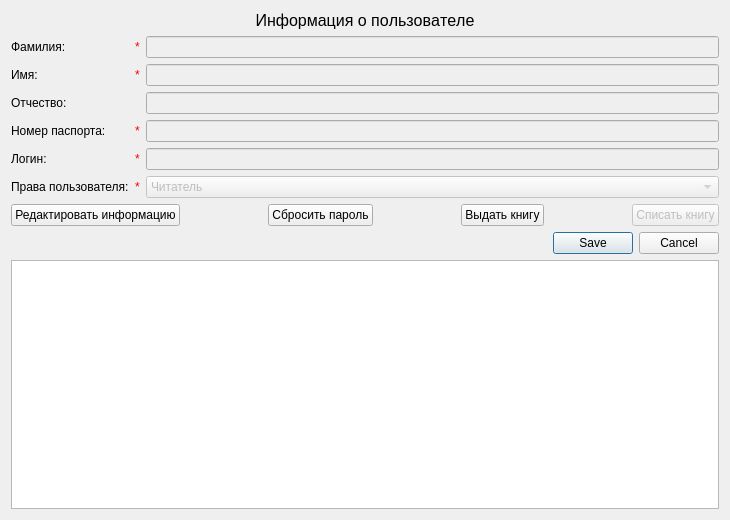
<?xml version="1.0" encoding="UTF-8"?>
<ui version="4.0">
 <class>GUI_UserInfo</class>
 <widget class="QDialog" name="GUI_UserInfo">
  <property name="geometry">
   <rect>
    <x>0</x>
    <y>0</y>
    <width>730</width>
    <height>520</height>
   </rect>
  </property>
  <property name="windowTitle">
   <string>Информация о пользователе</string>
  </property>
  <layout class="QGridLayout" name="gridLayout_2">
   <item row="0" column="0">
    <widget class="QLabel" name="headLabel">
     <property name="font">
      <font>
       <pointsize>12</pointsize>
       <kerning>false</kerning>
      </font>
     </property>
     <property name="text">
      <string>Информация о пользователе</string>
     </property>
     <property name="alignment">
      <set>Qt::AlignCenter</set>
     </property>
    </widget>
   </item>
   <item row="1" column="0">
    <layout class="QGridLayout" name="gridLayout">
     <item row="1" column="0">
      <widget class="QLabel" name="nameLabel">
       <property name="text">
        <string>Имя:</string>
       </property>
      </widget>
     </item>
     <item row="3" column="0">
      <widget class="QLabel" name="passportNumLabel">
       <property name="text">
        <string>Номер паспорта:</string>
       </property>
      </widget>
     </item>
     <item row="0" column="2">
      <widget class="QLineEdit" name="surnameText">
       <property name="enabled">
        <bool>false</bool>
       </property>
      </widget>
     </item>
     <item row="2" column="2">
      <widget class="QLineEdit" name="fatherNameText">
       <property name="enabled">
        <bool>false</bool>
       </property>
      </widget>
     </item>
     <item row="0" column="0">
      <widget class="QLabel" name="surnameLabel">
       <property name="text">
        <string>Фамилия:</string>
       </property>
      </widget>
     </item>
     <item row="1" column="2">
      <widget class="QLineEdit" name="nameText">
       <property name="enabled">
        <bool>false</bool>
       </property>
      </widget>
     </item>
     <item row="2" column="0">
      <widget class="QLabel" name="fatherNameLabel">
       <property name="text">
        <string>Отчество:</string>
       </property>
      </widget>
     </item>
     <item row="5" column="0">
      <widget class="QLabel" name="userRoleLabel">
       <property name="text">
        <string>Права пользователя:</string>
       </property>
      </widget>
     </item>
     <item row="4" column="0">
      <widget class="QLabel" name="loginLabel">
       <property name="text">
        <string>Логин:</string>
       </property>
      </widget>
     </item>
     <item row="4" column="2">
      <widget class="QLineEdit" name="loginText">
       <property name="enabled">
        <bool>false</bool>
       </property>
      </widget>
     </item>
     <item row="3" column="2">
      <widget class="QLineEdit" name="passportNumText">
       <property name="enabled">
        <bool>false</bool>
       </property>
      </widget>
     </item>
     <item row="5" column="2">
      <widget class="QComboBox" name="userRoleComboBox">
       <property name="enabled">
        <bool>false</bool>
       </property>
       <property name="toolTip">
        <string>Выберите права доступа для нового пользователя</string>
       </property>
       <property name="currentText">
        <string>Читатель</string>
       </property>
       <property name="currentIndex">
        <number>1</number>
       </property>
       <item>
        <property name="text">
         <string comment="guest">Гость</string>
        </property>
       </item>
       <item>
        <property name="text">
         <string comment="user">Читатель</string>
        </property>
       </item>
       <item>
        <property name="text">
         <string comment="admin">Работник</string>
        </property>
       </item>
      </widget>
     </item>
     <item row="3" column="1">
      <widget class="QLabel" name="passportNumMUST">
       <property name="styleSheet">
        <string notr="true">color : red;</string>
       </property>
       <property name="text">
        <string notr="true">*</string>
       </property>
      </widget>
     </item>
     <item row="4" column="1">
      <widget class="QLabel" name="loginMUST">
       <property name="styleSheet">
        <string notr="true">color : red;</string>
       </property>
       <property name="text">
        <string notr="true">*</string>
       </property>
      </widget>
     </item>
     <item row="5" column="1">
      <widget class="QLabel" name="userPrivelegesMUST">
       <property name="styleSheet">
        <string notr="true">color : red;</string>
       </property>
       <property name="text">
        <string notr="true">*</string>
       </property>
      </widget>
     </item>
     <item row="0" column="1">
      <widget class="QLabel" name="surnameMUST">
       <property name="styleSheet">
        <string notr="true">color : red;</string>
       </property>
       <property name="text">
        <string notr="true">*</string>
       </property>
      </widget>
     </item>
     <item row="1" column="1">
      <widget class="QLabel" name="nameMUST">
       <property name="styleSheet">
        <string notr="true">color : red;</string>
       </property>
       <property name="text">
        <string notr="true">*</string>
       </property>
      </widget>
     </item>
    </layout>
   </item>
   <item row="2" column="0">
    <widget class="QWidget" name="mainButtonsWidget" native="true">
     <layout class="QHBoxLayout" name="horizontalLayout">
      <property name="leftMargin">
       <number>0</number>
      </property>
      <property name="topMargin">
       <number>0</number>
      </property>
      <property name="rightMargin">
       <number>0</number>
      </property>
      <property name="bottomMargin">
       <number>0</number>
      </property>
      <item>
       <widget class="QPushButton" name="editInfoButton">
        <property name="text">
         <string>Редактировать информацию</string>
        </property>
       </widget>
      </item>
      <item>
       <spacer name="horizontalSpacer">
        <property name="orientation">
         <enum>Qt::Horizontal</enum>
        </property>
        <property name="sizeHint" stdset="0">
         <size>
          <width>85</width>
          <height>20</height>
         </size>
        </property>
       </spacer>
      </item>
      <item>
       <widget class="QPushButton" name="resetPasswordButton">
        <property name="text">
         <string>Сбросить пароль</string>
        </property>
       </widget>
      </item>
      <item>
       <spacer name="horizontalSpacer_3">
        <property name="orientation">
         <enum>Qt::Horizontal</enum>
        </property>
        <property name="sizeHint" stdset="0">
         <size>
          <width>86</width>
          <height>20</height>
         </size>
        </property>
       </spacer>
      </item>
      <item>
       <widget class="QPushButton" name="getOutBookButton">
        <property name="text">
         <string>Выдать книгу</string>
        </property>
       </widget>
      </item>
      <item>
       <spacer name="horizontalSpacer_2">
        <property name="orientation">
         <enum>Qt::Horizontal</enum>
        </property>
        <property name="sizeHint" stdset="0">
         <size>
          <width>85</width>
          <height>20</height>
         </size>
        </property>
       </spacer>
      </item>
      <item>
       <widget class="QPushButton" name="getBackBookButton">
        <property name="enabled">
         <bool>false</bool>
        </property>
        <property name="text">
         <string>Списать книгу</string>
        </property>
       </widget>
      </item>
     </layout>
     <zorder>resetPasswordButton</zorder>
     <zorder>getOutBookButton</zorder>
     <zorder>getBackBookButton</zorder>
     <zorder>editInfoButton</zorder>
     <zorder>horizontalSpacer</zorder>
    </widget>
   </item>
   <item row="3" column="0">
    <widget class="QDialogButtonBox" name="editModeButtons">
     <property name="standardButtons">
      <set>QDialogButtonBox::Cancel|QDialogButtonBox::Save</set>
     </property>
    </widget>
   </item>
   <item row="4" column="0">
    <widget class="QTableWidget" name="bookInfoTable"/>
   </item>
  </layout>
 </widget>
 <layoutdefault spacing="6" margin="11"/>
 <tabstops>
  <tabstop>surnameText</tabstop>
  <tabstop>nameText</tabstop>
  <tabstop>fatherNameText</tabstop>
  <tabstop>passportNumText</tabstop>
  <tabstop>loginText</tabstop>
  <tabstop>userRoleComboBox</tabstop>
 </tabstops>
 <resources/>
 <connections/>
</ui>
